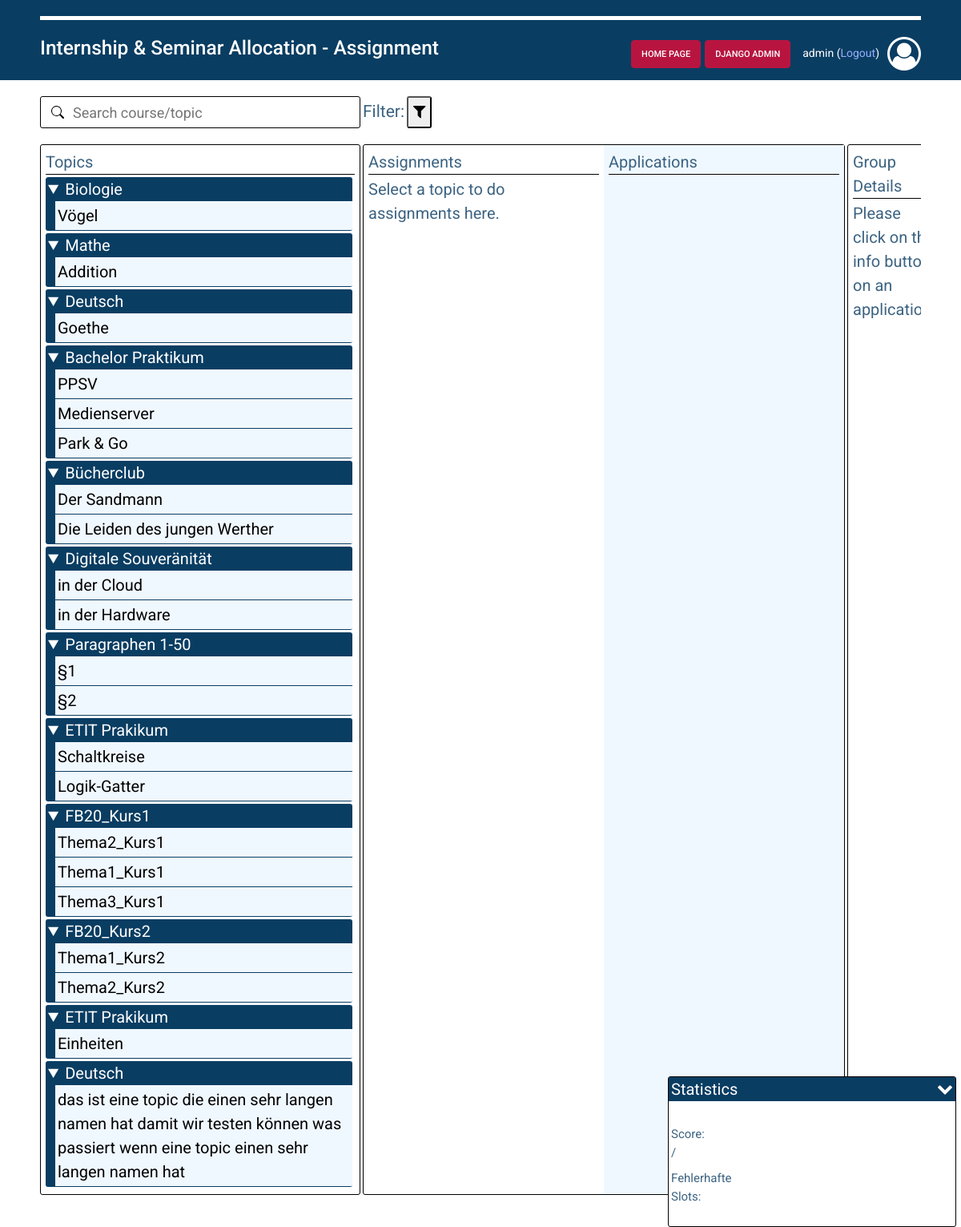
The page /assignment/ (signed in) on the database its author committed.
### course/models.py (models this page shows, shortened)
class Course(models.Model):
    title = models.CharField(max_length=200, verbose_name=_("title"))
    type = models.ForeignKey(CourseType, on_delete=models.CASCADE, verbose_name=_("type"))
    registration_start = models.DateTimeField(default=timezone.now, verbose_name=_("registration Start"))
    registration_deadline = models.DateTimeField(verbose_name=_("registration Deadline"))
    description = models.TextField(verbose_name=_("description"))
    cp = models.IntegerField('CP', validators=[MaxValueValidator(100), MinValueValidator(0)])
    created_by = models.ForeignKey(User, on_delete=models.CASCADE, null=True)
    COURSE_FACULTY_CHOICES = [
        ('FB01', _('Dept. 01 - Law and Economics')),
        ('FB02', _('Dept. 02 - History and Social Sciences')),
        ('FB03', _('Dept. 03 - Human Sciences')),
        ('FB04', _('Dept. 04 - Mathematics')),
        ('FB05', _('Dept. 05 – Physics')),
        ('FB07', _('Dept. 07 - Chemistry')),
        ('FB10', _('Dept. 10 - Biology')),
        ('FB11', _('Dept. 11 - Materials and Earth Sciences')),
        ('FB13', _('Dept. 13 - Civil and Environmental Engineering')),
        ('FB15', _('Dept. 15 - Architecture')),
        ('FB16', _('Dept. 16 - Mechanical Engineering')),
        ('FB18', _('Dept. 18 - Electrical Engineering and Information Technology')),
        ('FB20', _('Dept. 20 - Computer Science')),
    ]
    faculty = models.CharField(max_length=4, choices=COURSE_FACULTY_CHOICES, verbose_name=_("faculty"))
    motivation_text = models.BooleanField(_("motivation texts are required"), default=False)
    organizer = models.CharField(max_length=200, verbose_name=_("organizer"))
    class Meta:
        verbose_name = _("course")
        verbose_name_plural = _("courses")

class Topic(models.Model):
    course = models.ForeignKey(Course, on_delete=models.CASCADE, verbose_name=_("course"))
    title = models.CharField(max_length=200, verbose_name=_("title"))
    max_slots = models.PositiveIntegerField(verbose_name=_("max slot count"), default=1,
                                            validators=[MinValueValidator(1)])
    min_slot_size = models.PositiveIntegerField(verbose_name=_("min GroupSize"), default=1,
                                                validators=[MinValueValidator(1)])
    max_slot_size = models.PositiveIntegerField(verbose_name=_("max GroupSize"), default=1,
                                                validators=[MinValueValidator(1)])
    description = models.TextField(verbose_name=_("description"))
    file = models.FileField(verbose_name=_("file"), upload_to=course_directory_path, blank=True)
    class Meta:
        verbose_name = _("topic")
        verbose_name_plural = _("topics")

### backend/pages/assignment_page.py (the view)
# urls.py: path('assignment/', views.assignment_page, name='assignment_page'),
def assignment_page(request):
    if not request.user.is_staff:
        return redirect(reverse('admin:login') + '?next=' + reverse('backend:assignment_page'))
    if request.method == "POST":
        return handle_post(request)
    return render_site(request)

### backend/templates/backend/assignment.html (shortened to what this page needs)
{% extends 'backend/base.html' %}
{% load static %}
{% load i18n %}
{% block title %}
    Assignment
{% endblock title %}
{% block additional_buttons %}
    {% if user.is_authenticated %}
        {% if user.is_staff %}
            <a href="{% url 'backend:home_page' %}"
               class="adminbtn btn btn-danger navbar-inline-list">
                Home Page </a>
        {% endif %}
    {% endif %}
{% endblock %}
{% block content %}
    <div id="assignment-topBar">
        <div id="searchAndFilterDiv">
            <div id="searchbarDiv">
                <label>
                    <input id="searchbar" type="text" placeholder="{% translate "Search course/topic" %}">
                </label>
            </div>
            <div id="filterDiv">
                <p>Filter: </p>
                <button id="filterButton" onclick="openFilterModal()"><i class="fa fa-filter" aria-hidden="true"></i>
                </button>
            </div>
        </div>
    </div>
    <div id="assignment-content">
        <div class="section" id="topics">
            <div class="section-inner">
                <span>Topics</span>
                <div class="inner-list">
                    {% for topics_of_course in topics_of_courses %}
                        <div class="topics_of_course inner-list-item"
                             data-courseid="{{ topics_of_course.course.id }}">
                            <details open>
                                <summary>{{ topics_of_course.course.title }}</summary>
                                {% for topic in topics_of_course.topics %}
                                    <div class="topic field"
                                         data-topicid="{{ topic.id }}"
                                         data-cp="{{ topics_of_course.course.cp }}"
                                         data-faculty="{{ topics_of_course.course.faculty }}"
                                         data-course_type="{{ topics_of_course.course.type.pk }}"
                                         data-course_name="{{ topics_of_course.course.title }}">
                                        {{ topic.title }}</div>
                                {% endfor %}
                            </details>
                        </div>
                    {% endfor %}
                </div>
            </div>
        </div>
        <div id="assignment-application" class="section">
            <div class="section-inner" id="assignments-div">
                <span>Assignments</span>
                <div id="assignments" class="inner-list">
                    Select a topic to do assignments here.
                </div>
            </div>
            <div class="section-inner" id="applications-div">
                <span>Applications</span>
                <div id="applications" class="inner-list">
                </div>
            </div>
        </div>
        <div class="section" id="groupdetails" data-groupid="-1" data-applicationid="-1" data-collectionid="-1">
            <span>Group Details</span>
            <p class="description">Please click on the info button on an application.</p>
        </div>
    </div>
    <div id="statistics-window">
        <span title="influenced by current active filters">Statistics<i class="icon fa fa-chevron-up"></i></span>
        <div id="statistics-div">
            <div id="statistics-numbers">
                <div>
                    <p>
                        Score:
                    </p>
                    <p id="statistics-score">
                        {{ score }}/{{ maxscore }}
                    </p>
                </div>
                <div>
                    <p>
                        Fehlerhafte Slots:
                    </p>
                </div>
            </div>
            <div id="statistics-chart">
                <canvas id="bar-chart"></canvas>
            </div>
        </div>
    </div>
{% endblock content %}

### backend/templates/backend/base.html (shortened to what this page needs)
{% load static %}
{% load i18n %}
{% get_current_language as LANGUAGE_CODE %}
{% get_current_language_bidi as LANGUAGE_BIDI %}
<!DOCTYPE html>
<html lang="{{ LANGUAGE_CODE|default:"en-us" }}" dir="{{ LANGUAGE_BIDI|yesno:'rtl,ltr,auto' }}">
<head>
    <link rel="stylesheet" href="{% static 'css/bootstrap.css' %}">
    <link rel="stylesheet" href="{% static 'css/ppsv.css' %}">
    <link rel="stylesheet" href="https://cdnjs.cloudflare.com/ajax/libs/font-awesome/4.7.0/css/font-awesome.min.css">
    <link rel="stylesheet" href="{% static 'backend/css/jQuery.css' %}">
    <link rel="stylesheet" href="{% static 'css/table.css' %}">
    <link rel="stylesheet" href="{% static 'backend/css/style.css' %}">
</head>
<body>
{% if not is_popup %}
    <div id="header" class="header-background">
        <div class="white-strip"></div>
        <div id="header-content">
            <h3> <a class="default_look" href="{% url 'backend:home_page' %}"> {% translate "Internship & Seminar Allocation" %} - {% block title %} {% endblock %} </a></h3>
            <div id="controls">
                {% block additional_buttons %}
                {% endblock %}
                {% if user.is_authenticated %}
                    {% if user.is_superuser %}
                        <a href="{% url 'admin:index' %}" class="adminbtn btn btn-danger navbar-inline-list">Django
                            Admin</a>
                    {% endif %}
                {% endif %}
                <div class="login-box">
                    <div class="user-menu">
                        {% block login %}
                            {% if user.is_authenticated %}
                                {{ user.username }} (<a href="{% url 'frontend:logout' %}">Logout</a>)
                            {% else %}
                                {% translate "You are not logged in." %}
                                (<a href="{% url 'frontend:login' %}">Login</a>)
                            {% endif %}
                        {% endblock %}
                    </div>
                    <a class="login-link" href="{% url 'frontend:login' %}"><i
                            class="fa fa-user-circle-o fa-3x"></i></a>
                </div>
            </div>
        </div>
    </div>
{% endif %}
<div id="base">
    {% block content %}
    {% endblock %}
</div>
</body>
</html>

### frontend/static/css/ppsv.css (style rules this page uses)
a { color: rgba(150, 175, 255, 1); }

### backend/static/backend/css/style.css (style rules this page uses)
:root { --blue: #0a3d62ff; --lightblue: #83c5beff; --purple: #9191e9ff; --darkgreen: #1e441eff; --lightgreen: #90EE90FF; --lightcoral: #F08080FF; --aliceblue: #F0F8FFFF; --lightgrey: #CDCDCDFF; }
html, body { height: 100%; width: 100%; margin: 0; }
.white-strip { background-color: white; height: 5px; width: 100%; margin-bottom: 20px; }
a.default_look { color: white; }
#header { height: 100px; }
#header.header-background { background-color: var(--blue); padding: 20px 50px 10px; color: white; height: 100px; }
#header h3 { font-weight: 500; height: 30px; }
#header .login-box { display: flex; flex-direction: row; }
#header .user-menu { display: flex; flex-direction: row; justify-content: right; margin-left: 10px; margin-top: 10px }
#header .login-link { color: white; }
#header .adminbtn { height: 35px; margin-top: 5px; margin-right: 5px; }
#header .login-link i { margin-left: 10px; }
#base { margin: 20px 50px 20px 50px; height: calc(100% - 140px); max-width: 100vw; overflow-x: hidden; position: relative; }
#controls { display: flex; align-items: baseline; }
#header-content { display: flex; justify-content: space-between; }
p { margin-bottom: 0; }
#statistics-score { display: flex; }
#bar-chart { position: relative; max-height: 100%; max-width: 100%; }
#assignment-topBar { height: 40px; display: flex; justify-content: space-between; gap: 3px; }
#searchbar { height: 40px; font-size: 18px; min-width: 400px; width: 30%; border: 1px solid black; padding: 9px 4px 9px 40px; border-radius: 3px; }
.section { height: 100%; border: solid black 1px; border-radius: 3px; display: flex; width: 100%; transition: filter .25s linear; }
.section-inner { padding: 6px; height: 100%; overflow: hidden; display: flex; flex-flow: column; width: 100%; }
.inner-list { overflow-y: scroll; overflow-x: hidden; min-width: 200px; width: 100%; margin-top: 3px; padding-right: 3px; border-radius: 3px; height: 100%; }
.inner-list .inner-list-item { overflow: hidden; border-radius: 3px; margin-bottom: 3px; padding-left: 3px; background: var(--blue); color: white; }
.inner-list .inner-list-item .field { background: var(--aliceblue); color: black; border-left: 9px solid var(--blue); border-bottom: 1px solid var(--blue); }
#assignment-content { padding-top: 20px; display: flex; gap: 3px; flex-flow: row; font-size: 20px; height: calc(100% - 60px); position: relative; }
#assignment-content #applications { height: 100%; }
#assignment-content #topics { min-width: 400px; max-width: 400px; }
#assignment-content span { border-bottom: 1px solid black; }
#assignment-content .field { padding: 3px; width: 100%; }
#assignments-div { width: 50%; height: 100%; min-width: 300px; }
#applications-div { background: var(--aliceblue); width: 50%; height: 100%; min-width: 300px; }
#assignment-content #groupdetails { padding: 6px; display: flex; flex-direction: column; gap: 3px; }
#searchAndFilterDiv { display: flex; gap: 3px; }
#filterDiv { display: flex; align-items: center; gap: 3px; }
#filterButton { height: 100%; border-radius: 3px; font-size: 140%; }
#filterDiv p { font-size: 1.5em; margin: 0; }
#statistics-window { position: fixed; bottom: 0; right: 6px; background-color: #fff; border: 1px solid black; border-radius: 3px; width: 30%; }
#statistics-div { display: flex; flex-direction: row; justify-content: space-between; }
#statistics-numbers { display: flex; flex-direction: column; gap: 10px; padding-right: 3px; padding-left: 3px; padding-top: 30px; }
#statistics-numbers p { margin: 0; font-size: 15px; }
#statistics-chart { min-width: 600px; }
#statistics-window span { display: flex; flex-direction: row; justify-content: space-between; font-size: 20px; background-color: var(--blue); width: 100%; color: white; padding-left: 3px; cursor: pointer; }
#statistics-window span .icon { margin: 3px; transform: rotate(180deg); transition: rotate linear .2s; }

### rows shown on the page
Course: course "Biologie"
Topic: title "Vögel"
Course: course "Mathe"
Topic: title "Addition"
Course: course "Deutsch"
Topic: title "Goethe"
Course: course "Bachelor Praktikum"
Topic: title "PPSV"
Topic: title "Medienserver"
Topic: title "Park & Go"
Course: course "Bücherclub"
Topic: title "Der Sandmann"
Topic: title "Die Leiden des jungen Werther"
Course: course "Digitale Souveränität"
Topic: title "in der Cloud"
Topic: title "in der Hardware"
Course: course "Paragraphen 1-50"
Topic: title "§1"
Topic: title "§2"
Course: course "ETIT Prakikum"
Topic: title "Schaltkreise"
Topic: title "Logik-Gatter"
Course: course "FB20_Kurs1"
Topic: title "Thema2_Kurs1"
Topic: title "Thema1_Kurs1"
Topic: title "Thema3_Kurs1"
Course: course "FB20_Kurs2"
Topic: title "Thema1_Kurs2"
Topic: title "Thema2_Kurs2"
Topic: title "Einheiten"
Topic: title "das ist eine topic die einen sehr langen namen hat damit wir testen können was passiert wenn eine topic einen sehr langen namen hat"

### other values the page prints
{{ user.username }} "admin"
